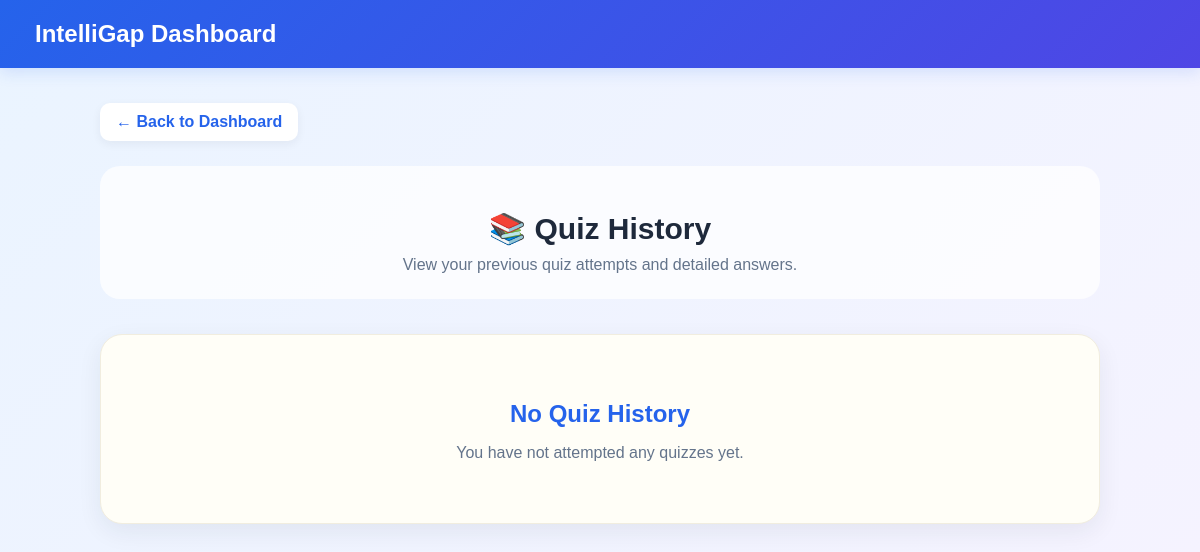
/history/ (signed in), run on an earlier commit of the app's database.
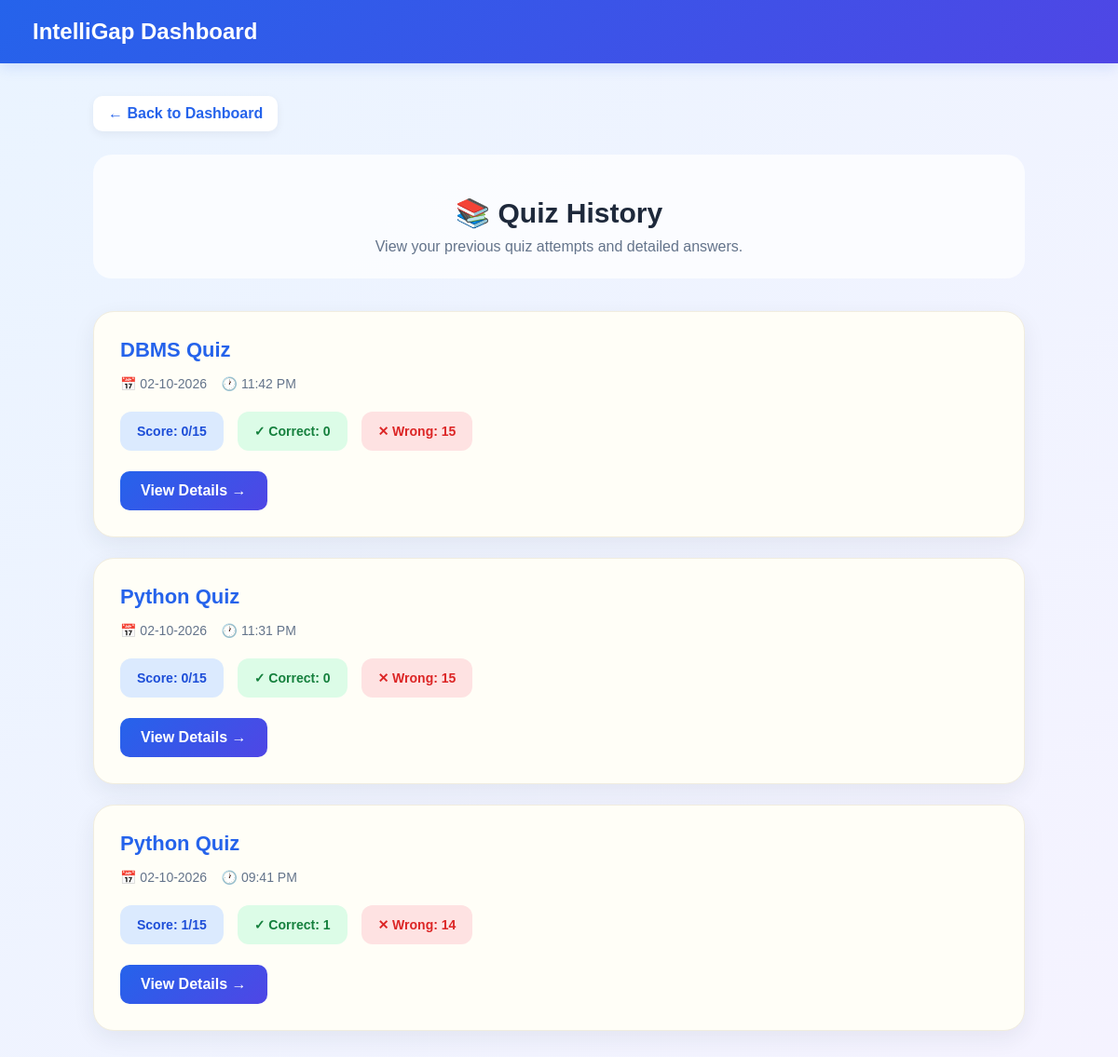
And on a later commit of the database.
### accounts/models.py (models this page shows, shortened)
class QuizResult(models.Model):
    student = models.ForeignKey(
        Student,
        on_delete=models.CASCADE
    )
    subject = models.CharField(max_length=50)
    score = models.IntegerField(default=0)
    total_questions = models.IntegerField(default=0)
    correct_answers = models.IntegerField(default=0)
    wrong_answers = models.IntegerField(default=0)
    created_at = models.DateTimeField(
        auto_now_add=True
    )

### accounts/views/history_views.py (the view)
def quiz_history(request):
    student_id = request.session.get("student_id")
    if not student_id:
        return redirect("/login/")
    try:
        student = Student.objects.get(
            id=student_id
        )
    except Student.DoesNotExist:
        request.session.flush()
        return redirect("/login/")
    history = QuizResult.objects.filter(
        student=student
    ).order_by("-created_at")
    return render(
        request,
        "accounts/quiz_history.html",
        {
            "history": history
        }
    )

### accounts/templates/accounts/quiz_history.html (shortened to what this page needs)
<!DOCTYPE html>
<html>
<head>
</head>
<body>
    <div class="navbar">
        <h2>IntelliGap Dashboard</h2>
    </div>
    <div class="container">
        <a href="{% url 'dashboard' %}" class="back-btn">
            ← Back to Dashboard
        </a>
        <div class="title">
            <h1>📚 Quiz History</h1>
            <p>
                View your previous quiz attempts and detailed answers.
            </p>
        </div>
        {% if history %}
            {% for result in history %}
                <div class="history-card">
                    <h2>
                        {{ result.subject }} Quiz
                    </h2>
                    <div class="date">
                        📅
                        {{ result.created_at|date:"d-m-Y" }}
                        &nbsp;&nbsp;
                        🕐
                        {{ result.created_at|date:"h:i A" }}
                    </div>
                    <div class="stats">
                        <div class="stat score">
                            Score:
                            {{ result.score }}/{{ result.total_questions }}
                        </div>
                        <div class="stat correct">
                            ✓ Correct:
                            {{ result.correct_answers }}
                        </div>
                        <div class="stat wrong">
                            ✕ Wrong:
                            {{ result.wrong_answers }}
                        </div>
                    </div>
                    <a
                        href="{% url 'quiz_history_detail' result.id %}"
                        class="details-btn"
                    >
                        View Details →
                    </a>
                </div>
            {% endfor %}
        {% else %}
            <div class="empty">
                <h2>No Quiz History</h2>
                <p>
                    You have not attempted any quizzes yet.
                </p>
            </div>
        {% endif %}
    </div>
</body>
</html>

### accounts/templates/accounts/quiz_history.html (style rules this page uses)
* { box-sizing: border-box; }
body { margin: 0; font-family: Arial, sans-serif; background: linear-gradient(135deg, #eaf4ff, #f5f3ff); color: #1e293b; }
.navbar { background: linear-gradient(135deg, #2563eb, #4f46e5); color: white; padding: 20px 35px; box-shadow: 0 4px 15px rgba(37, 99, 235, 0.15); }
.navbar h2 { margin: 0; font-size: 24px; font-weight: 700; }
.container { width: 90%; max-width: 1000px; margin: 35px auto; }
.title { text-align: center; margin-bottom: 35px; background: rgba(255, 255, 255, 0.75); padding: 25px; border-radius: 20px; }
.title h1 { color: #1e293b; margin-bottom: 10px; font-size: 30px; }
.title p { color: #64748b; font-size: 16px; margin: 0; }
.history-card { background: #fffef7; padding: 28px; margin-bottom: 22px; border-radius: 22px; border: 1px solid #f1eddf; box-shadow: 0 8px 25px rgba(30, 41, 59, 0.07); transition: transform 0.25s ease, box-shadow 0.25s ease; }
.history-card h2 { margin-top: 0; margin-bottom: 15px; color: #2563eb; font-size: 22px; }
.date { color: #64748b; margin-bottom: 22px; font-size: 14px; }
.stats { display: flex; gap: 15px; flex-wrap: wrap; margin-bottom: 22px; }
.stat { padding: 13px 18px; border-radius: 12px; font-weight: bold; font-size: 14px; }
.score { background: #dbeafe; color: #1d4ed8; }
.correct { background: #dcfce7; color: #15803d; }
.wrong { background: #fee2e2; color: #dc2626; }
.details-btn { display: inline-block; background: linear-gradient(135deg, #2563eb, #4f46e5); color: white; text-decoration: none; padding: 12px 22px; border-radius: 10px; font-weight: bold; transition: background 0.2s ease, transform 0.2s ease; }
.back-btn { display: inline-block; margin-bottom: 25px; color: #2563eb; text-decoration: none; font-weight: bold; padding: 10px 16px; background: white; border-radius: 10px; box-shadow: 0 3px 10px rgba(30, 41, 59, 0.06); }

What changed in the data, as far as the page shows it:
added QuizResult: subject "DBMS", created_at "02-10-2026", created_at "11:42 PM", score "0", total_questions "15", correct_answers "0", wrong_answers "15"
added QuizResult: subject "Python", created_at "02-10-2026", created_at "11:31 PM", score "0", total_questions "15", correct_answers "0", wrong_answers "15"
added QuizResult: subject "Python", created_at "02-10-2026", created_at "09:41 PM", score "1", total_questions "15", correct_answers "1", wrong_answers "14"
Also different on the page:
text no longer shown: "No Quiz History You have not attempted any quizzes yet."
